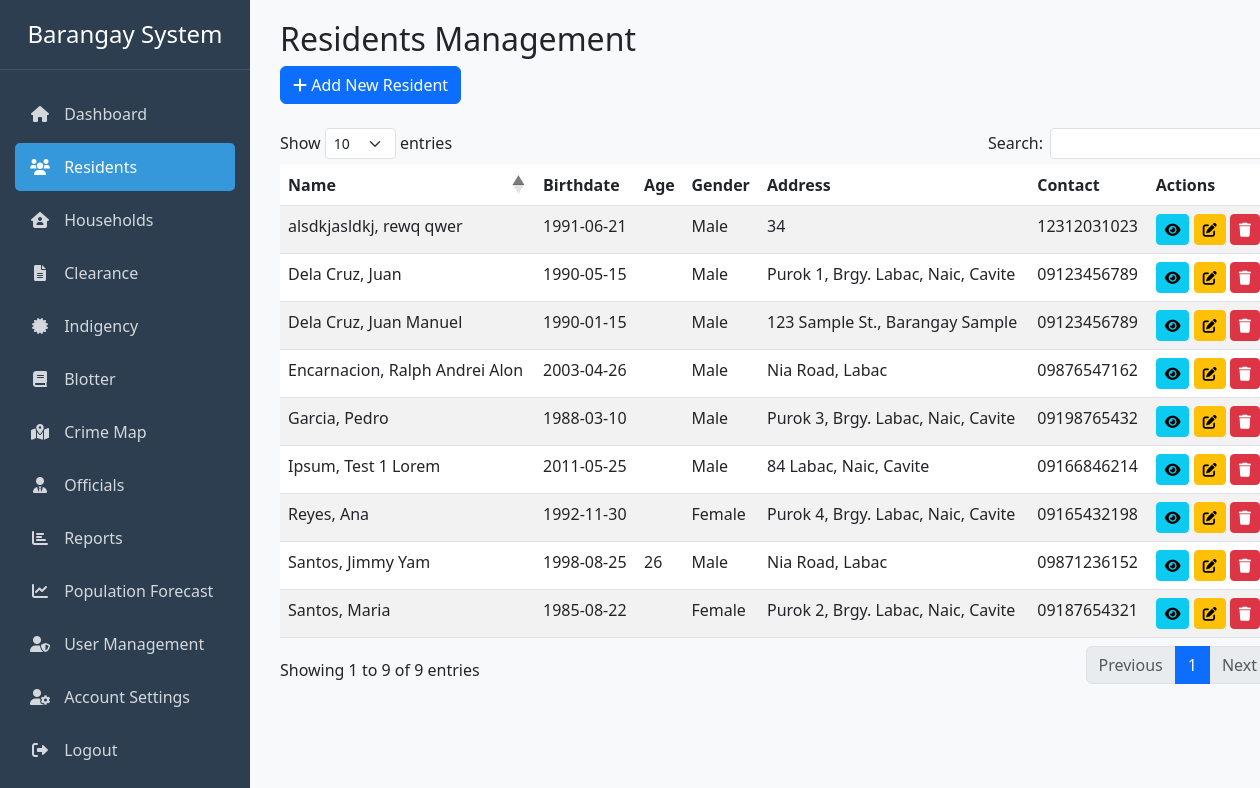
/residents.php (signed in), run on the app's committed database.
### tables this page shows
CREATE TABLE `residents` (
  `id` int(11) NOT NULL,
  `first_name` varchar(50) NOT NULL,
  `middle_name` varchar(50) DEFAULT NULL,
  `last_name` varchar(50) NOT NULL,
  `birthdate` date NOT NULL,
  `gender` enum('Male','Female','Other') NOT NULL,
  `civil_status` varchar(20) DEFAULT NULL,
  `address` text NOT NULL,
  `contact_number` varchar(20) DEFAULT NULL,
  `email` varchar(100) DEFAULT NULL,
  `occupation` varchar(100) DEFAULT NULL,
  `created_at` timestamp NOT NULL DEFAULT current_timestamp(),
  `household_id` int(11) DEFAULT NULL,
  `nationality` varchar(50) DEFAULT 'Filipino',
  `age` int(11) DEFAULT NULL
);

### includes/permissions.php (called while the page is built, shortened)
<?php
function checkUserPermission($action) {
    $role = $_SESSION['role'];
    $permissions = [
        'admin' => [
            'create_resident' => true,
            'edit_resident' => true,
            'delete_resident' => true,
            'view_resident' => true,
            'create_household' => true,
            'edit_household' => true,
            'delete_household' => true,
            'view_household' => true,
            'create_indigency' => true,
            'edit_indigency' => true,
            'delete_indigency' => true,
            'view_indigency' => true,
            'print_indigency' => true,
            'create_clearance' => true,
            'edit_clearance' => true,
            'delete_clearance' => true,
            'view_clearance' => true,
            'print_clearance' => true,
            'view_officials' => true,
            'create_official' => true,
            'edit_official' => true,
            'end_official_term' => true,
            'create_blotter' => true,
            'edit_blotter' => true,
            'delete_blotter' => true,
            'view_blotter' => true,
            'change_blotter_status' => true
        ],
        'secretary' => [
            'create_resident' => false,
            'edit_resident' => false,
            'delete_resident' => false,
            'view_resident' => true,
            'create_household' => false,
            'edit_household' => false,
            'delete_household' => false,
            'view_household' => true,
            'create_indigency' => true,
            'edit_indigency' => false,
            'delete_indigency' => false,
            'view_indigency' => true,
            'print_indigency' => true,
            'create_clearance' => true,
            'edit_clearance' => false,
            'delete_clearance' => false,
            'view_clearance' => true,
            'print_clearance' => false,
            'view_officials' => true,
            'create_official' => false,
            'edit_official' => false,
            'end_official_term' => false,
            'create_blotter' => true,
            'edit_blotter' => true,
            'delete_blotter' => false,
            'view_blotter' => true,
            'change_blotter_status' => false
        ]
    ];
    return isset($permissions[$role][$action]) ? $permissions[$role][$action] : false;
}
?>

### residents.php (the view, shortened to what this page needs)
<?php
require_once 'auth_check.php';
require_once 'includes/permissions.php';
$result = $conn->query("SELECT * FROM residents ORDER BY last_name, first_name");
$residents = $result->fetch_all(MYSQLI_ASSOC);
?>
<!DOCTYPE html>
<html lang="en">
<head>
    <link href="https://cdn.jsdelivr.net/npm/bootstrap@5.3.0/dist/css/bootstrap.min.css" rel="stylesheet">
    <link href="https://cdnjs.cloudflare.com/ajax/libs/font-awesome/6.0.0/css/all.min.css" rel="stylesheet">
    <link href="https://cdn.datatables.net/1.11.5/css/dataTables.bootstrap5.min.css" rel="stylesheet">
</head>
<body>
    <div class="container-fluid">
        <div class="row">
            <?php require_once __DIR__ . '/includes/header.php'; ?>
            <div class="col-md-9 col-lg-10 main-content">
                <div class="row mb-4">
                    <div class="col-12">
                        <h2>Residents Management</h2>
                        <?php if (checkUserPermission('create_resident')): ?>
                        <button class="btn btn-primary" data-bs-toggle="modal" data-bs-target="#addResidentModal">
                            <i class="fas fa-plus"></i> Add New Resident
                        </button>
                        <?php endif; ?>
                    </div>
                </div>
                <div class="table-responsive">
                    <table id="residentsTable" class="table table-striped">
                        <thead>
                            <tr>
                                <th>Name</th>
                                <th>Birthdate</th>
                                <th>Age</th>
                                <th>Gender</th>
                                <th>Address</th>
                                <th>Contact</th>
                                <th>Actions</th>
                            </tr>
                        </thead>
                        <tbody>
                            <?php foreach ($residents as $resident): ?>
                            <tr>
                                <td><?= $resident['last_name'] . ', ' . $resident['first_name'] . ' ' . $resident['middle_name'] ?></td>
                                <td><?= $resident['birthdate'] ?></td>
                                <td><?= $resident['age'] ?></td>
                                <td><?= $resident['gender'] ?></td>
                                <td><?= $resident['address'] ?></td>
                                <td><?= $resident['contact_number'] ?></td>
                                <td>
                                    <button class="btn btn-sm btn-info view-resident" data-id="<?= $resident['id'] ?>" data-bs-toggle="modal" data-bs-target="#viewResidentModal" title="View">
                                        <i class="fas fa-eye"></i>
                                    </button>
                                    <?php if (checkUserPermission('edit_resident')): ?>
                                    <button class="btn btn-sm btn-warning edit-resident" data-id="<?= $resident['id'] ?>" data-bs-toggle="modal" data-bs-target="#editResidentModal" title="Edit">
                                        <i class="fas fa-edit"></i>
                                    </button>
                                    <?php endif; ?>
                                    <?php if (checkUserPermission('delete_resident')): ?>
                                    <button class="btn btn-sm btn-danger delete-resident" data-id="<?= $resident['id'] ?>" data-bs-toggle="modal" data-bs-target="#deleteResidentModal" title="Delete">
                                        <i class="fas fa-trash"></i>
                                    </button>
                                    <?php endif; ?>
                                </td>
                            </tr>
                            <?php endforeach; ?>
                        </tbody>
                    </table>
                </div>
            </div>
        </div>
    </div>
</body>
</html>

### css/sidebar.css (style rules this page uses)
.main-content { margin-left: 250px; padding: 20px 30px; min-height: 100vh; background-color: #f8f9fa; }

### residents.php (style rules this page uses)
.main-content { padding: 20px; }

### data on the page
residents: last_name "alsdkjasldkj", first_name "rewq", middle_name "qwer", birthdate "1991-06-21", gender "Male", address "34", contact_number "12312031023"
residents: last_name "Dela Cruz", first_name "Juan", middle_name "Manuel", birthdate "1990-01-15", gender "Male", address "123 Sample St., Barangay Sample", contact_number "09123456789"
residents: last_name "Dela Cruz", first_name "Juan", birthdate "1990-05-15", gender "Male", address "Purok 1, Brgy. Labac, Naic, Cavite", contact_number "09123456789"
residents: last_name "Encarnacion", first_name "Ralph Andrei", middle_name "Alon", birthdate "2003-04-26", gender "Male", address "Nia Road, Labac", contact_number "09876547162"
residents: last_name "Garcia", first_name "Pedro", birthdate "1988-03-10", gender "Male", address "Purok 3, Brgy. Labac, Naic, Cavite", contact_number "09198765432"
residents: last_name "Ipsum", first_name "Test 1", middle_name "Lorem", birthdate "2011-05-25", gender "Male", address "84 Labac, Naic, Cavite", contact_number "09166846214"
residents: last_name "Reyes", first_name "Ana", birthdate "1992-11-30", gender "Female", address "Purok 4, Brgy. Labac, Naic, Cavite", contact_number "09165432198"
residents: last_name "Santos", first_name "Jimmy", middle_name "Yam", birthdate "1998-08-25", age "26", gender "Male", address "Nia Road, Labac", contact_number "09871236152"
residents: last_name "Santos", first_name "Maria", birthdate "1985-08-22", gender "Female", address "Purok 2, Brgy. Labac, Naic, Cavite", contact_number "09187654321"
